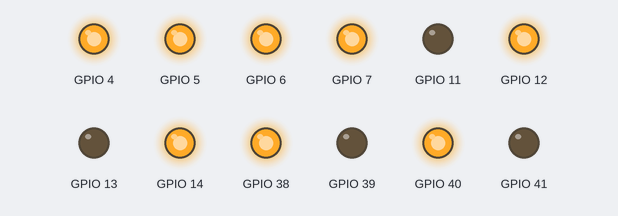
The sketch below on a simulated ESP32-S3. On the bench: output pins drawn as LEDs (lit = HIGH).

Above: at 0.1 s.
Timing chart, 0 to 1.6 s (numbered marks = the images above):
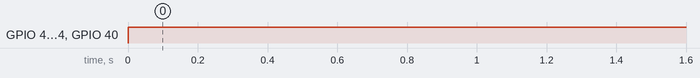

Measured:
- by itself, GPIO 4–7, GPIO 12, GPIO 14, GPIO 40: LOW → HIGH at 0.00 s

The sketch:

MEAM5100_Final.ino
```cpp
/**
 * main loop for this project
 *
*/
/*

#include <WiFi.h>

void setup() {
  Serial.begin(115200); // Start the Serial communication
  delay(10);

  // Print the MAC address
  Serial.print("ESP32 MAC Address: ");
  Serial.println(WiFi.macAddress());
}

void loop() {
  // No need to put anything in the loop for this example
}

*/


#include "actuators/motor.hpp"

MecanumController mecanumController(38, 4, 11,
                                    39, 5, 12,
                                    40, 6, 13,
                                    41, 7, 14);


void setup()
{
}

void loop(){

    mecanumController.turn(1,100);
    delay(1000);/*
    mecanumController.move_backward(70);
    delay(1000);
    mecanumController.move_left(70);
    delay(1000);
    mecanumController.move_right(70);
    delay(1000);
    mecanumController.turn(0,70);
    delay(1000);
    mecanumController.turn(1,70);
    delay(1000);*/

}
```

motor.hpp
```cpp
/**
 * TT MOTOR , robot basic action + L298N
*/

/*
                    .-"""-.
                   / .===. \
                  \/ -, -,\/
                   (  _|_  )
  ____________ooo__\/___/_/________________________
 /      Author: Shibo Wang                         \
 |      Function: Mecanum Wheels car control       |
 \_____________________________ooo_________________/
                    |  |  |
                    |_ | _|
                    |  |  |
                    |__|__|
                    /-'Y'-\
                   (__/ \__)
*/

#ifndef MECANUM_CONTROLLER_H
#define MECANUM_CONTROLLER_H

#define FL_CHANNEL 0
#define FR_CHANNEL 1
#define BL_CHANNEL 2
#define BR_CHANNEL 3

const int frequency=3000;
const int resolution=12;

class MecanumController
{
    private:
    // Direction pin will be digital output, which with a NOT gate to control 2 directions ports on L298N.
        int FL_DIR_PIN1;
        int FR_DIR_PIN1;
        int BL_DIR_PIN1;
        int BR_DIR_PIN1;
        int FL_DIR_PIN2;
        int FR_DIR_PIN2;
        int BL_DIR_PIN2;
        int BR_DIR_PIN2;
        int FL_SPEED_PIN;
        int FR_SPEED_PIN;
        int BL_SPEED_PIN;
        int BR_SPEED_PIN;

    public:
        //Initial the PINs


        // void move_forward(double speed);
        // void move_backward(double speed);
        // void move_right(double speed);
        // void move_left(double speed);
        // void turn(bool direction, double speed); // 0-left, 1-right.

        MecanumController(int FLPIN1, int FLPIN2, int FLPIN3,
                          int FRPIN1, int FRPIN2, int FRPIN3,
                          int BLPIN1, int BLPIN2, int BLPIN3,
                          int BRPIN1, int BRPIN2, int BRPIN3)
        {
            FL_DIR_PIN1=FLPIN1;
            FR_DIR_PIN1=FRPIN1;
            BL_DIR_PIN1=BLPIN1;
            BR_DIR_PIN1=BRPIN1;
            FL_DIR_PIN2=FLPIN3;
            FR_DIR_PIN2=FRPIN3;
            BL_DIR_PIN2=BLPIN3;
            BR_DIR_PIN2=BRPIN3;
            FL_SPEED_PIN=FLPIN2;
            FR_SPEED_PIN=FRPIN2;
            BL_SPEED_PIN=BLPIN2;
            BR_SPEED_PIN=BRPIN2;

            //Initialize PIN mode
            pinMode(FL_DIR_PIN1,OUTPUT);
            pinMode(FR_DIR_PIN1,OUTPUT);
            pinMode(BL_DIR_PIN1,OUTPUT);
            pinMode(BR_DIR_PIN1,OUTPUT);
            pinMode(FL_DIR_PIN2,OUTPUT);
            pinMode(FR_DIR_PIN2,OUTPUT);
            pinMode(BL_DIR_PIN2,OUTPUT);
            pinMode(BR_DIR_PIN2,OUTPUT);

            ledcSetup(FL_CHANNEL,frequency,resolution);
            ledcAttachPin(FL_SPEED_PIN,FL_CHANNEL);
            ledcSetup(FR_CHANNEL,frequency,resolution);
            ledcAttachPin(FR_SPEED_PIN,FR_CHANNEL);
            ledcSetup(BL_CHANNEL,frequency,resolution);
            ledcAttachPin(BL_SPEED_PIN,BL_CHANNEL);
            ledcSetup(BR_CHANNEL,frequency,resolution);
            ledcAttachPin(BR_SPEED_PIN,BR_CHANNEL);
        }

        void move_forward(double speed)
        {
            // Convert speed to PWM value (assuming speed is given in percentage)
            int pwmValue = map(speed, 0, 100, 0, 4095);

            // Set the direction of all wheels to forward
            digitalWrite(FL_DIR_PIN1, HIGH);digitalWrite(FL_DIR_PIN2, LOW);
            digitalWrite(FR_DIR_PIN1, HIGH);digitalWrite(FR_DIR_PIN2, LOW);
            digitalWrite(BL_DIR_PIN1, HIGH);digitalWrite(BL_DIR_PIN2, LOW);
            digitalWrite(BR_DIR_PIN1, HIGH);digitalWrite(BR_DIR_PIN2, LOW);

            // Set the speed of all wheels
            ledcWrite(FL_CHANNEL, pwmValue);
            ledcWrite(FR_CHANNEL, pwmValue);
            ledcWrite(BL_CHANNEL, pwmValue);
            ledcWrite(BR_CHANNEL, pwmValue);
        }

        void move_backward(double speed)
        {
            // Convert speed to PWM value (assuming speed is given in percentage)
            int pwmValue = map(speed, 0, 100, 0, 4095);

            // Set the direction of all wheels to forward
            digitalWrite(FL_DIR_PIN1, LOW);digitalWrite(FL_DIR_PIN2, HIGH);
            digitalWrite(FR_DIR_PIN1, LOW);digitalWrite(FR_DIR_PIN2, HIGH);
            digitalWrite(BL_DIR_PIN1, LOW);digitalWrite(BL_DIR_PIN2, HIGH);
            digitalWrite(BR_DIR_PIN1, LOW);digitalWrite(BR_DIR_PIN2, HIGH);

            // Set the speed of all wheels
            ledcWrite(FL_CHANNEL, pwmValue);
            ledcWrite(FR_CHANNEL, pwmValue);
            ledcWrite(BL_CHANNEL, pwmValue);
            ledcWrite(BR_CHANNEL, pwmValue);
        }

        void move_right(double speed)
        {
            // Convert speed to PWM value (assuming speed is given in percentage)
            int pwmValue = map(speed, 0, 100, 0, 4095);

            // Set the direction of all wheels to forward
            digitalWrite(FL_DIR_PIN1, HIGH);digitalWrite(FL_DIR_PIN2, LOW);
            digitalWrite(FR_DIR_PIN1, LOW);digitalWrite(FR_DIR_PIN2, HIGH);
            digitalWrite(BL_DIR_PIN1, LOW);digitalWrite(BL_DIR_PIN2, HIGH);
            digitalWrite(BR_DIR_PIN1, HIGH);digitalWrite(BR_DIR_PIN2, LOW);

            // Set the speed of all wheels
            ledcWrite(FL_CHANNEL, pwmValue);
            ledcWrite(FR_CHANNEL, pwmValue);
            ledcWrite(BL_CHANNEL, pwmValue);
            ledcWrite(BR_CHANNEL, pwmValue);
        }

        void move_left(double speed)
        {
            // Convert speed to PWM value (assuming speed is given in percentage)
            int pwmValue = map(speed, 0, 100, 0, 4095);

            // Set the direction of all wheels to forward

            digitalWrite(FL_DIR_PIN1, LOW);digitalWrite(FL_DIR_PIN2, HIGH);
            digitalWrite(FR_DIR_PIN1, HIGH);digitalWrite(FR_DIR_PIN2, LOW);
            digitalWrite(BL_DIR_PIN1, HIGH);digitalWrite(BL_DIR_PIN2, LOW);
            digitalWrite(BR_DIR_PIN1, LOW);digitalWrite(BR_DIR_PIN2, HIGH);

            // Set the speed of all wheels
            ledcWrite(FL_CHANNEL, pwmValue);
            ledcWrite(FR_CHANNEL, pwmValue);
            ledcWrite(BL_CHANNEL, pwmValue);
            ledcWrite(BR_CHANNEL, pwmValue);
        }

        void turn(bool direction, double speed)
        {
            // Convert speed to PWM value (assuming speed is given in percentage)
            //1- anticlockwise
            //0-clockwise
            int pwmValue = map(speed, 0, 100, 0, 4095);
            if (direction)
            {
                digitalWrite(FL_DIR_PIN1, HIGH);digitalWrite(FL_DIR_PIN2, LOW);
                digitalWrite(FR_DIR_PIN1, LOW);digitalWrite(FR_DIR_PIN2, HIGH);
                digitalWrite(BL_DIR_PIN1, HIGH);digitalWrite(BL_DIR_PIN2, LOW);
                digitalWrite(BR_DIR_PIN1, LOW);digitalWrite(BR_DIR_PIN2, HIGH);
            }
            else
            {
                digitalWrite(FL_DIR_PIN1, LOW);digitalWrite(FL_DIR_PIN2, HIGH);
                digitalWrite(FR_DIR_PIN1, HIGH);digitalWrite(FR_DIR_PIN2, LOW);
                digitalWrite(BL_DIR_PIN1, LOW);digitalWrite(BL_DIR_PIN2, HIGH);
                digitalWrite(BR_DIR_PIN1, HIGH);digitalWrite(BR_DIR_PIN2, LOW);
            }
            // Set the direction of all wheels to forward

            // Set the speed of all wheels

            ledcWrite(FL_CHANNEL, pwmValue);
            ledcWrite(FR_CHANNEL, pwmValue);
            ledcWrite(BL_CHANNEL, pwmValue);
            ledcWrite(BR_CHANNEL, pwmValue);
        }

        void pwm_reset()
        {
            ledcWrite(FL_CHANNEL, 0);
            ledcWrite(FR_CHANNEL, 0);
            ledcWrite(BL_CHANNEL, 0);
            ledcWrite(BR_CHANNEL, 0);
        }

};
#endif
```
